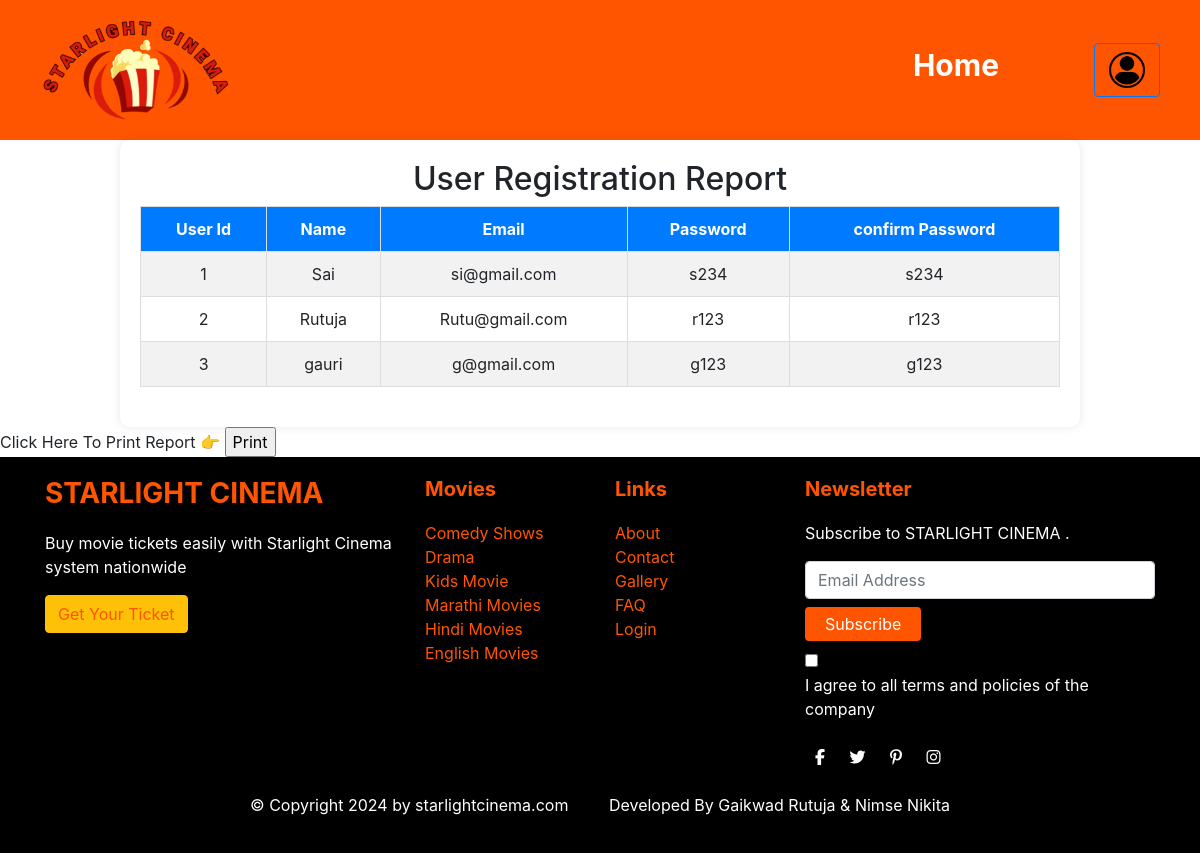
Before: /Admin/pages/report-registration.php with the older database file.
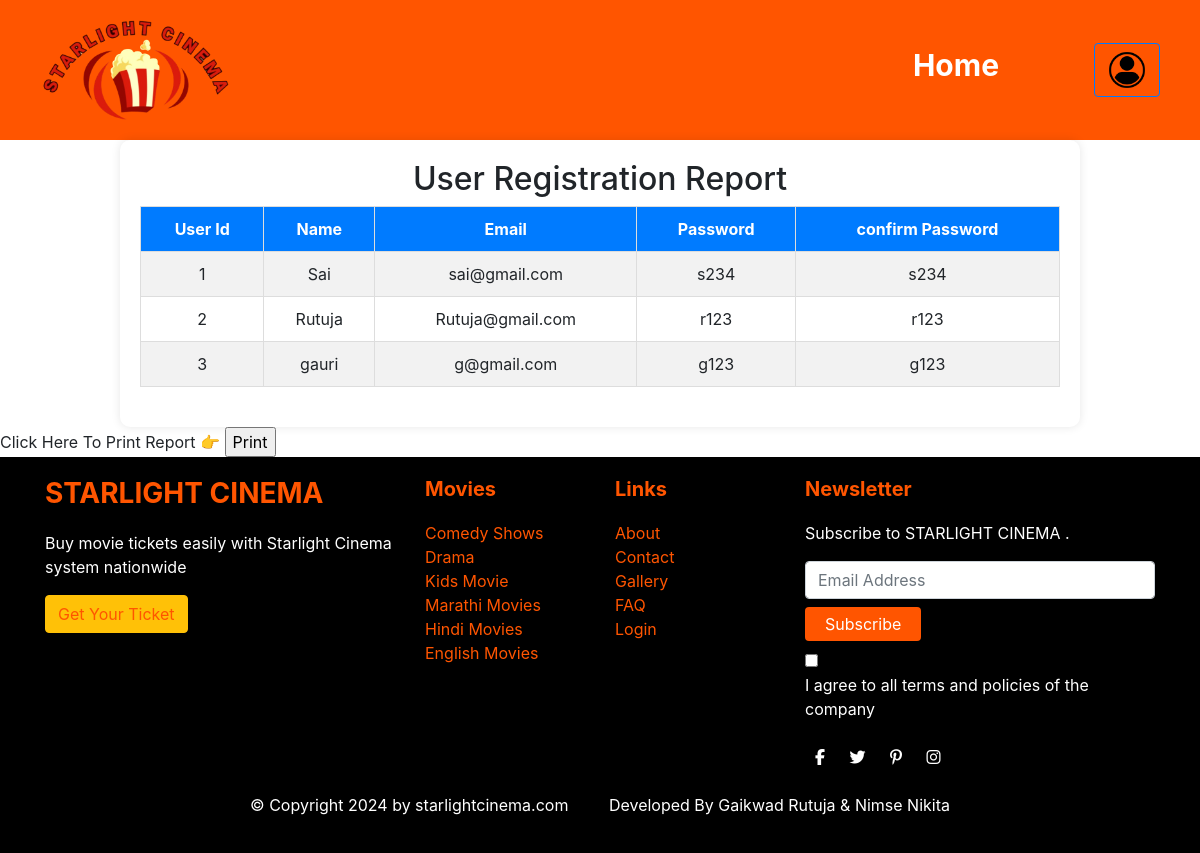
After: the same page with the newer database file.
### tables this page shows
CREATE TABLE `user_registration` (
  `id` int(11) NOT NULL,
  `user_name` varchar(30) NOT NULL,
  `email` varchar(30) NOT NULL,
  `password` varchar(30) NOT NULL,
  `confirm_password` varchar(30) NOT NULL
);

### Admin/pages/report-registration.php (the view, shortened to what this page needs)
<?php
$databaseHost = "localhost";
$databaseName = "movieticketdb";
$databaseUsername = "root";
$databasePassword = "";
$con = new mysqli($databaseHost, $databaseUsername, $databasePassword,$databaseName)or die($conn->connect_error());
$sql = "SELECT * FROM user_registration ORDER BY id DESC";
 $query= $con->query($sql)
?>
<!DOCTYPE html>
<html lang="en">
<head>
    <link rel="stylesheet" href="./../css/addmovie.css">
    <link rel="stylesheet" href="./../css/manage-registration.css">
    <link rel="stylesheet" href="https://stackpath.bootstrapcdn.com/bootstrap/4.5.2/css/bootstrap.min.css">
</head>
<body>
    <header class="header">
        <div class="logo"><img src=".\..\..\Images\logo2.png" class="logo-img"></div>
        <nav class="nav">
        <ul>
            <li><a href="./admin-dashboard.php" style="margin-right:50px; font-size:30px;" >Home</a></li>
            <div class="d-flex align-items-center">
            <a href="./login.php" class="btn btn-outline-primary">
        <i class="bi bi-person"></i><img src =".\..\..\Images\login.png" style="height:40px;">
      </a>
    </div>
            </ul>
        </nav>
    </header>
    <div class="containers">
        <h2>  User Registration Report</h2>
        <table class="movie-table">
            <thead>
                <tr>
                    <th>User Id</th>
                    <th>Name</th>
                    <th>Email</th>
                    <th>Password</th>
                    <th>confirm Password</th>
               </tr>
            </thead>
            <tbody>
            <tr>
            <?php
$i=0;
while ($res = $query->fetch_assoc())
 {
  echo "<tr>";
  echo" <td >".++$i."</td>";
  echo "<td>".$res['user_name']."</td>";
  echo "<td>".$res['email']."</td>";
  echo "<td>".$res['password']."</td>";
  echo "<td>".$res['confirm_password']."</td>";
  echo "</tr>";
}
?>
  </tr>
            </tbody>
        </table>
    </div>
    <div class="script-container">
</div>
      <div class="footer">
    <div class="container" style="background-color:black;">
        <div class="row">
            <div class="col-md-4">
                <h3 class="footer-title">STARLIGHT CINEMA</h3>
                <p>Buy movie tickets easily with Starlight Cinema system nationwide</p>
                <a href="#" class="btn btn-warning">Get Your Ticket</a>
            </div>
            <div class="col-md-2">
                <h5 class="footer-title">Movies</h5>
                <ul class="list-unstyled">
                    <li><a href="#">Comedy Shows</a></li>
                    <li><a href="#">Drama</a></li>
                    <li><a href="#">Kids Movie</a></li>
                    <li><a href="#">Marathi Movies</a></li>
                    <li><a href="#">Hindi Movies</a></li>
                    <li><a href="#">English Movies</a></li>
                </ul>
            </div>
            <div class="col-md-2">
                <h5 class="footer-title">Links</h5>
                <ul class="list-unstyled">
                    <li><a href="#">About</a></li>
                    <li><a href="#">Contact</a></li>
                    <li><a href="#">Gallery</a></li>
                    <li><a href="#">FAQ</a></li>
                    <li><a href="#">Login</a></li>
                </ul>
                </div>
            <div class="col-md-4">
                <h5 class="footer-title">Newsletter</h5>
                <p>Subscribe to STARLIGHT CINEMA .</p>
                <div class="newsletter">
                    <input type="email" class="form-control" placeholder="Email Address">
                    <button class="btn btn-warning mt-2">Subscribe</button>
                </div>
                <div class="mt-2">
                    <input type="checkbox" id="terms">
                    <label for="terms">I agree to all terms and policies of the company</label>
                </div>
                <div class="social-icons mt-3">
                    <a href="#"><i class="fab fa-facebook-f"></i></a>
                    <a href="#"><i class="fab fa-twitter"></i></a>
                    <a href="#"><i class="fab fa-pinterest-p"></i></a>
                    <a href="#"><i class="fab fa-instagram"></i></a>
                </div>
            </div>
        </div>
        <div class="text-center mt-4">
            <p>&copy; Copyright 2024 by starlightcinema.com  &nbsp; &nbsp; &nbsp; &nbsp;    Developed By Gaikwad Rutuja & Nimse Nikita</p>
        </div>
    </div>
</div>
</body>
</html>

Changed rows visible on the page:
changed user_registration "Sai": email "si@gmail.com" → "sai@gmail.com"
changed user_registration "Rutuja": email "Rutu@gmail.com" → "Rutuja@gmail.com"
